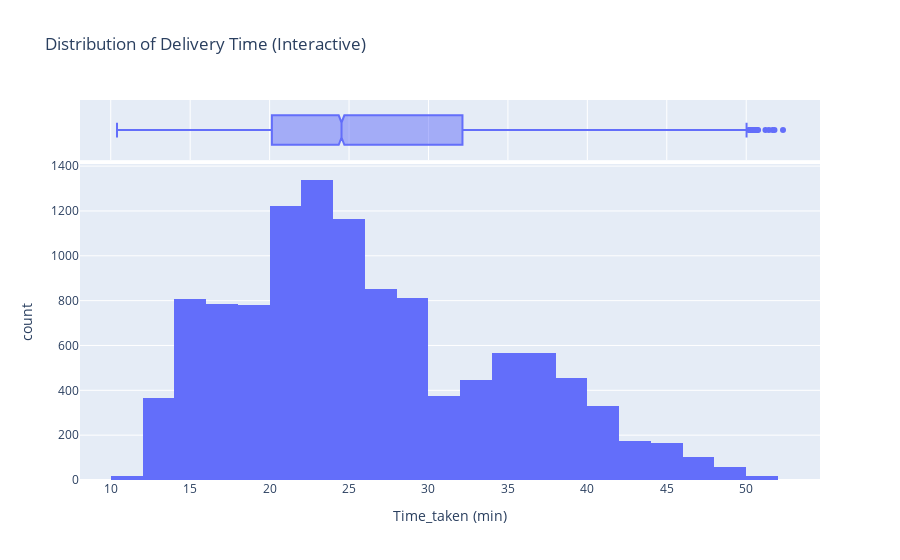

The code cell stored with this chart in its notebook:
### Markdown cell above
# Interactive Plot with Plotly

### Code cell
import plotly.express as px

fig = px.histogram(data, x='Time_taken (min)', nbins=30, marginal="box", title="Distribution of Delivery Time (Interactive)")
fig.show()

### Figure 1 — Plotly figure (JSON) as saved in the notebook; plotly's stock layout.template omitted (floating-point values rounded to 4 significant figures; data arrays with more than 128 entries replaced by an {"elided": "..."} marker saying what was removed)
{"data": [{"bingroup": "x", "hovertemplate": "Time_taken (min)=%{x}<br>count=%{y}<extra></extra>", "legendgroup": "", "marker": {"color": "#636efa", "pattern": {"shape": ""}}, "name": "", "nbinsx": 30, "orientation": "v", "showlegend": false, "type": "histogram", "x": {"elided": "11399 float values"}, "xaxis": "x", "yaxis": "y"}, {"hovertemplate": "Time_taken (min)=%{x}<extra></extra>", "legendgroup": "", "marker": {"color": "#636efa"}, "name": "", "notched": true, "showlegend": false, "type": "box", "x": {"elided": "11399 float values"}, "xaxis": "x2", "yaxis": "y2"}], "layout": {"barmode": "relative", "legend": {"tracegroupgap": 0}, "title": {"text": "Distribution of Delivery Time (Interactive)"}, "xaxis": {"anchor": "y", "domain": [0, 1], "title": {"text": "Time_taken (min)"}}, "xaxis2": {"anchor": "y2", "domain": [0, 1], "matches": "x", "showgrid": true, "showticklabels": false}, "yaxis": {"anchor": "x", "domain": [0, 0.8316], "title": {"text": "count"}}, "yaxis2": {"anchor": "x2", "domain": [0.8416, 1], "matches": "y2", "showgrid": false, "showline": false, "showticklabels": false, "ticks": ""}}}
